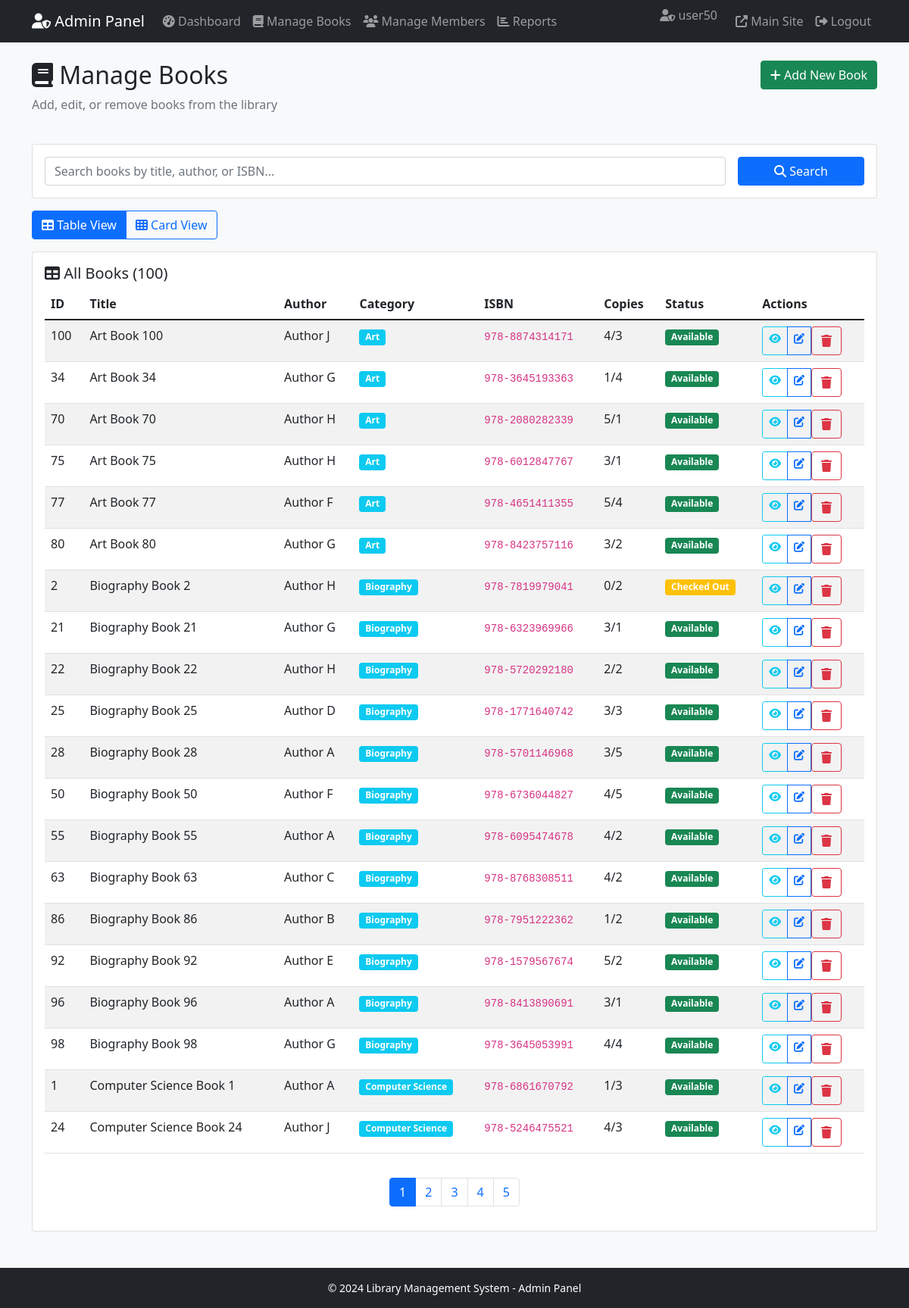
The app's page /admin/books (signed in), older data.
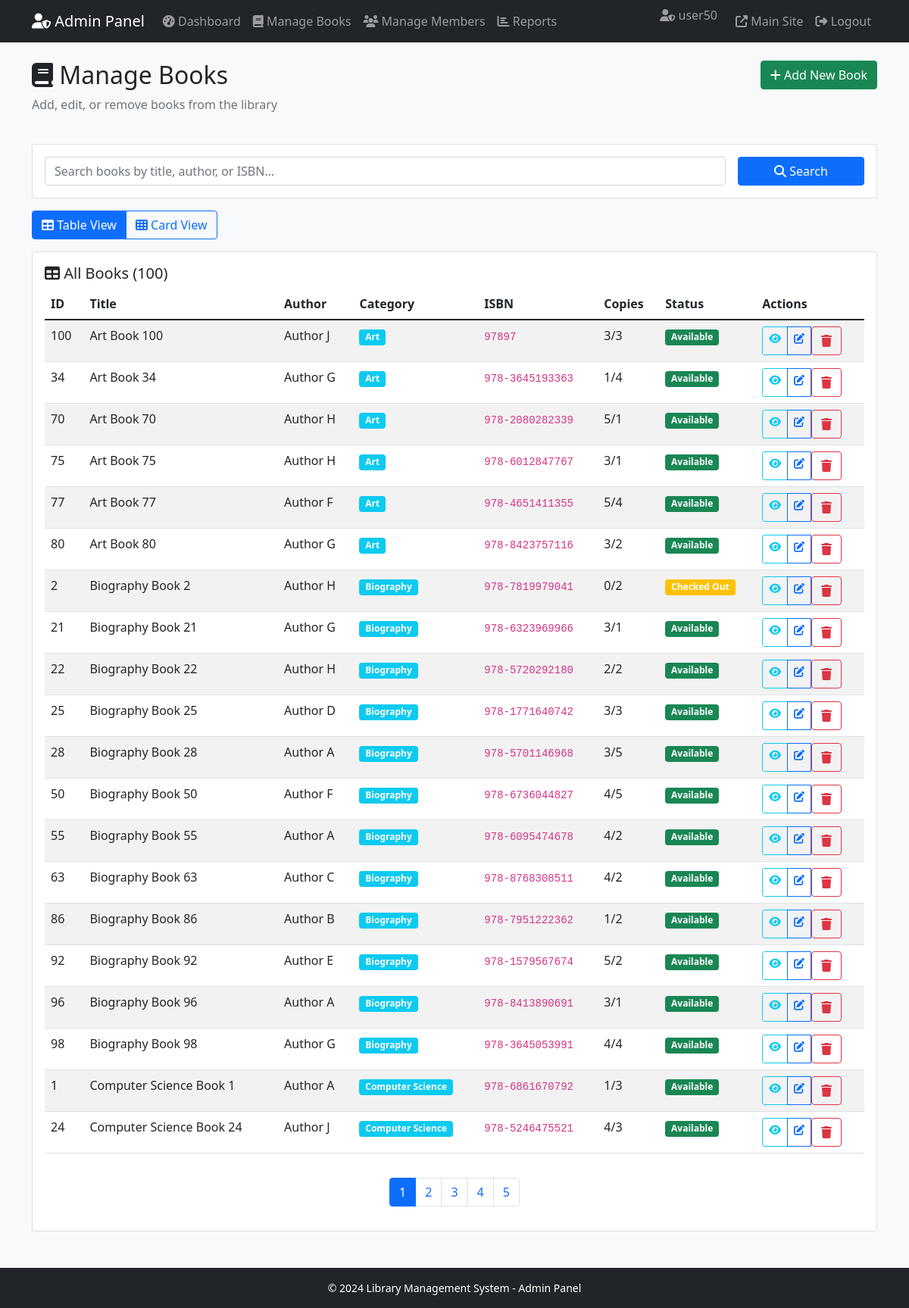
The same page, newer data.
### models/book.py (models this page shows)
class Book(db.Model):
    __tablename__ = 'books'
    id = db.Column(db.Integer, primary_key=True)
    title = db.Column(db.String(200), nullable=False)
    author = db.Column(db.String(100), nullable=False)
    isbn = db.Column(db.String(5), unique=True, nullable=False)  # Changed to 5 characters
    category = db.Column(db.String(50), nullable=False)
    publisher = db.Column(db.String(100))
    publication_year = db.Column(db.Integer)
    total_copies = db.Column(db.Integer, default=1)
    available_copies = db.Column(db.Integer, default=1)
    location = db.Column(db.String(50))
    description = db.Column(db.Text)
    status = db.Column(db.String(20), default='available')
    created_date = db.Column(db.DateTime, default=datetime.utcnow)
    __table_args__ = (
        CheckConstraint('length(isbn) = 5', name='isbn_length_check'),
        CheckConstraint('isbn ~ \'^[0-9]{5}$\'', name='isbn_numeric_check'),
    )

### routes/admin_routes.py (the view, shortened to what this page needs)
@admin_bp.route('/admin/books')
@login_required
def admin_books():
    if current_user.role != 'admin':
        flash('Access denied. Admin role required.', 'error')
        return redirect(url_for('index'))
    page = request.args.get('page', 1, type=int)
    search = request.args.get('search', '')
    query = Book.query
    books = query.order_by(Book.title).paginate(
        page=page, per_page=20, error_out=False
    )
    return render_template('admin/books.html',
                         books=books,
                         search=search)

### app.py (called while the page is built)
def create_app():
    app = Flask(__name__)
    app.config.from_object(Config)
    db.init_app(app)
    login_manager = LoginManager()
    login_manager.init_app(app)
    login_manager.login_view = 'auth.login'
    login_manager.login_message_category = 'info'
    @login_manager.user_loader
    def load_user(user_id):
        return User.query.get(int(user_id))
    from routes.auth_routes import auth_bp
    from routes.book_routes import book_bp
    from routes.member_routes import member_bp
    from routes.transaction_routes import transaction_bp
    from routes.admin_routes import admin_bp
    app.register_blueprint(auth_bp)
    app.register_blueprint(book_bp)
    app.register_blueprint(member_bp)
    app.register_blueprint(transaction_bp)
    app.register_blueprint(admin_bp)
    @app.route('/')
    def index():
        return render_template('index.html')
    return app

### templates/admin/books.html (shortened to what the changed rows need)
{% extends "admin_base.html" %}
{% block content %}
<div class="row">
    <div class="col-md-8">
        <h2><i class="fas fa-book"></i> Manage Books</h2>
    </div>
</div>
<div id="tableView">
    <div class="card">
        <div class="card-body">
            {% if books.items %}
            <div class="table-responsive">
                <table class="table table-striped table-hover">
                    <thead>
                        <tr>
                            <th>ID</th>
                            <th>Title</th>
                            <th>Author</th>
                            <th>Category</th>
                            <th>ISBN</th>
                            <th>Copies</th>
                            <th>Status</th>
                            <th>Actions</th>
                        </tr>
                    </thead>
                    <tbody>
                        {% for book in books.items %}
                        <tr>
                            <td>{{ book.id }}</td>
                            <td>{{ book.title }}</td>
                            <td>{{ book.author }}</td>
                            <td><span class="badge bg-info">{{ book.category }}</span></td>
                            <td><code>{{ book.isbn }}</code></td>
                            <td>{{ book.available_copies }}/{{ book.total_copies }}</td>
                            <td>
                                <span class="badge {% if book.status == 'available' %}bg-success
                                                   {% elif book.status == 'checked_out' %}bg-warning
                                                   {% else %}bg-secondary{% endif %}">
                                    {{ book.status|replace('_', ' ')|title }}
                                </span>
                            </td>
                            <td>
                                <div class="btn-group btn-group-sm">
                                    <a href="{{ url_for('books.book_details', book_id=book.id) }}"
                                       class="btn btn-outline-info" title="View">
                                        <i class="fas fa-eye"></i>
                                    </a>
                                    <a href="{{ url_for('admin.admin_edit_book', book_id=book.id) }}"
                                       class="btn btn-outline-primary" title="Edit">
                                        <i class="fas fa-edit"></i>
                                    </a>
                                    <form method="POST" action="{{ url_for('admin.admin_delete_book', book_id=book.id) }}"
                                          class="d-inline" onsubmit="return confirm('Delete book: {{ book.title }}?');">
                                        <button type="submit" class="btn btn-outline-danger" title="Delete">
                                            <i class="fas fa-trash"></i>
                                        </button>
                                    </form>
                                </div>
                            </td>
                        </tr>
                        {% endfor %}
                    </tbody>
                </table>
            </div>
            {% else %}
            <div class="alert alert-info text-center py-5">
                <i class="fas fa-book fa-3x mb-3"></i>
                <h4>No Books Found</h4>
                <p>Start by adding your first book!</p>
            </div>
            {% endif %}
        </div>
    </div>
</div>
{% endblock %}

Row changes from the older to the newer data that the page shows:
changed Book "Art Book 100": isbn "978-8874314171" → "97897"; available_copies "4" → "3"
